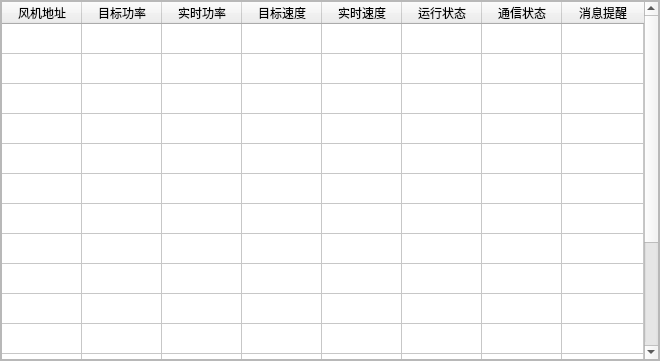
<?xml version="1.0" encoding="UTF-8"?>
<ui version="4.0">
 <class>GroupMonitorUi</class>
 <widget class="QFrame" name="GroupMonitorUi">
  <property name="geometry">
   <rect>
    <x>0</x>
    <y>0</y>
    <width>660</width>
    <height>361</height>
   </rect>
  </property>
  <property name="windowTitle">
   <string>Frame</string>
  </property>
  <property name="frameShape">
   <enum>QFrame::StyledPanel</enum>
  </property>
  <property name="frameShadow">
   <enum>QFrame::Raised</enum>
  </property>
  <layout class="QGridLayout" name="gridLayout">
   <property name="leftMargin">
    <number>0</number>
   </property>
   <property name="topMargin">
    <number>0</number>
   </property>
   <property name="rightMargin">
    <number>0</number>
   </property>
   <property name="bottomMargin">
    <number>0</number>
   </property>
   <item row="0" column="0">
    <widget class="QTableWidget" name="table_realtime">
     <property name="sizePolicy">
      <sizepolicy hsizetype="Expanding" vsizetype="Expanding">
       <horstretch>0</horstretch>
       <verstretch>0</verstretch>
      </sizepolicy>
     </property>
     <property name="autoScroll">
      <bool>true</bool>
     </property>
     <property name="editTriggers">
      <set>QAbstractItemView::NoEditTriggers</set>
     </property>
     <property name="textElideMode">
      <enum>Qt::ElideRight</enum>
     </property>
     <property name="rowCount">
      <number>16</number>
     </property>
     <attribute name="horizontalHeaderDefaultSectionSize">
      <number>80</number>
     </attribute>
     <attribute name="horizontalHeaderMinimumSectionSize">
      <number>45</number>
     </attribute>
     <attribute name="horizontalHeaderStretchLastSection">
      <bool>true</bool>
     </attribute>
     <attribute name="verticalHeaderVisible">
      <bool>false</bool>
     </attribute>
     <attribute name="verticalHeaderDefaultSectionSize">
      <number>30</number>
     </attribute>
     <attribute name="verticalHeaderStretchLastSection">
      <bool>false</bool>
     </attribute>
     <row>
      <property name="text">
       <string>1</string>
      </property>
     </row>
     <row/>
     <row/>
     <row/>
     <row/>
     <row/>
     <row/>
     <row/>
     <row/>
     <row/>
     <row/>
     <row/>
     <row/>
     <row/>
     <row/>
     <row/>
     <column>
      <property name="text">
       <string>风机地址</string>
      </property>
     </column>
     <column>
      <property name="text">
       <string>目标功率</string>
      </property>
     </column>
     <column>
      <property name="text">
       <string>实时功率</string>
      </property>
     </column>
     <column>
      <property name="text">
       <string>目标速度</string>
      </property>
     </column>
     <column>
      <property name="text">
       <string>实时速度</string>
      </property>
     </column>
     <column>
      <property name="text">
       <string>运行状态</string>
      </property>
     </column>
     <column>
      <property name="text">
       <string>通信状态</string>
      </property>
     </column>
     <column>
      <property name="text">
       <string>消息提醒</string>
      </property>
     </column>
     <item row="0" column="6">
      <property name="text">
       <string/>
      </property>
     </item>
    </widget>
   </item>
  </layout>
 </widget>
 <resources/>
 <connections/>
</ui>
